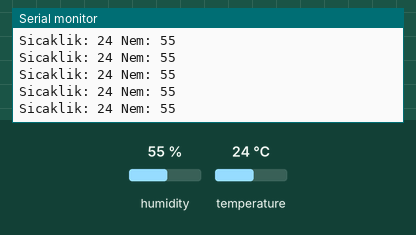
Simulated run of this sketch. Board: Arduino Uno, built with avr-gcc and run on an emulated ATmega328P. On the bench: the last lines printed to the serial monitor. Inputs (shaded band) come from the test bench; at power-on: humidity 55 %, temperature 24 °C.

Above: at 1.2 s.
1.3 s: humidity set to 22 %
At 1.58 s:
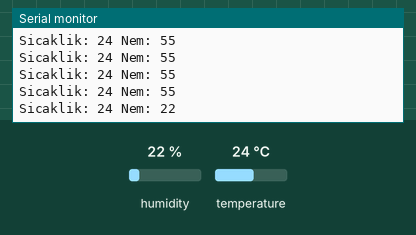
2.8 s: temperature set to 12 °C
At 2.95 s:
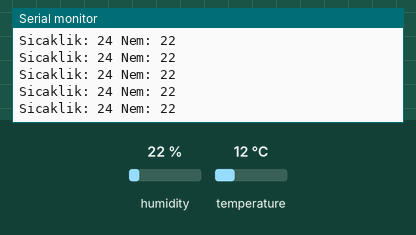
4.3 s: humidity set to 40 %
At 4.32 s:
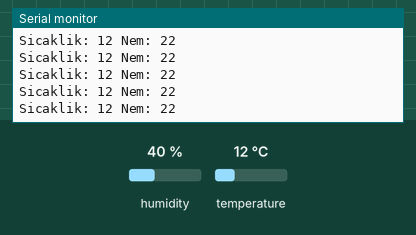
Timing chart, 0 to 7.3 s (numbered marks = the images above; inputs shaded):
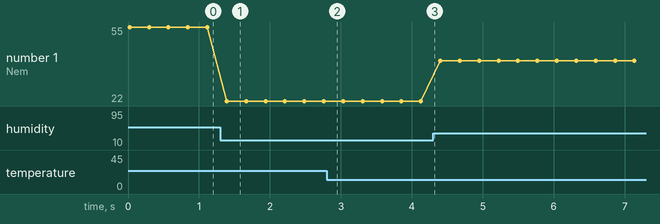

The sketch:

dht11-sensor.ino
```cpp
#include "dht11.h"
int dht_pin = 7;
dht11 DHT11sensor;

void setup() {
  Serial.begin(9600);
}

void loop() {
  DHT11sensor.read(dht_pin);
  int sicaklik = DHT11sensor.temperature;
  int nem = DHT11sensor.humidity;
  Serial.print("Sicaklik: ");
  Serial.print(sicaklik);
  Serial.print(" Nem: ");
  Serial.println(nem);
  delay (250);
}
```

Measured:
- after the input at 1.3 s, the serial monitor: prints a new line after 0.09 s (image 1)
- plotted number 1: 55 → 22 after the input at 1.3 s, 22 → 40 after the input at 4.3 s
